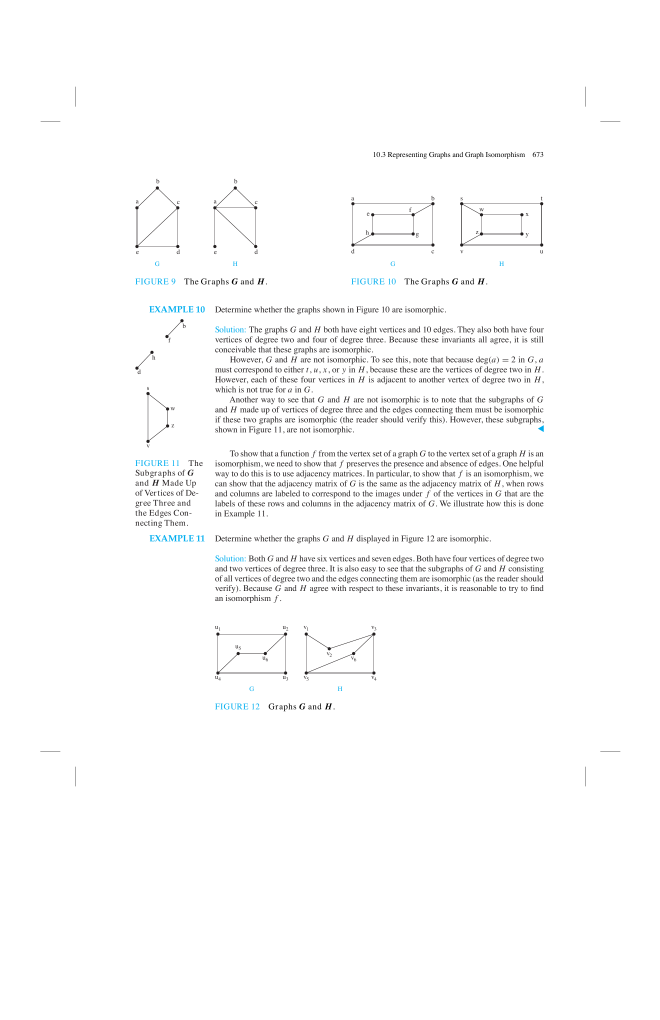
#> input picture 课件笔记-staging/离散数学第十章-整理记录/read/hi-033.png, 1980 x 3060 px, found by its file name (shown at 1/3 size); its folder holds 4 pictures in this run
$ python crop_figures.py
#> lines starting #> are read from the running program, lines starting #| are printed output that depends on the picture
from pathlib import Path
from PIL import Image,ImageDraw
import subprocess,json
w=Path('/private/tmp/discrete-c10');out=w/'vault'/'离散数学'/'attachments'
specs=[
('C10.3-原图-同构不变量两例',33,(.03,.17,.95,.30)),
('C10.4-原图-连通与分量',42,(.17,.17,.90,.32)),
('C10.4-原图-圈与同构两例',47,(.30,.58,.84,.715)),
('C10.5-原图-欧拉有向无向六例',54,(.03,.59,.92,.72)),
('C10.5-原图-欧拉路径三例',58,(.18,.17,.93,.272)),
('C10.5-原图-十二面体环游',59,(.30,.17,.90,.295)),
('C10.5-原图-哈密顿路径三例',59,(.30,.445,.89,.565)),
('C10.1-原图-模块依赖与程序先序',7,(.17,.565,.88,.72)),
('C10.2-原图-邻域与度两例',12,(.18,.43,.84,.55)),
('C10.2-原图-员工与任务匹配',19,(.19,.17,.84,.275)),
('C10.4-原图-连通度五例',43,(.315,.405,.79,.71)),
('C10.5-原图-七桥与多重图',53,(.14,.57,.86,.73)),
('C10.5-原图-弯刀欧拉回路',57,(.30,.17,.68,.265)),
('C10.5-原图-旋转编码与Gray码',63,(.17,.155,.90,.48)),
('C10.6-原图-航线三种权重',68,(.15,.17,.89,.555)),
('C10.6-原图-网络三种权重',69,(.03,.17,.80,.48)),
('C10.6-原图-Dijkstra逐步标签',73,(.03,.17,.96,.44)),
('C10.7-原图-K4与Q3的平面表示',79,(.03,.17,.92,.29)),
('C10.7-原图-同胚细分三例',83,(.24,.17,.94,.26)),
('C10.7-原图-K5细分障碍',84,(.17,.17,.88,.295)),
('C10.7-原图-Petersen细分障碍',85,(.14,.17,.91,.30)),
('C10.8-原图-地图与对偶图',87,(.31,.17,.70,.26)),
('C10.8-原图-地图对应的对偶图',87,(.31,.56,.71,.66)),
('C10.8-原图-加边改变色数',89,(.23,.17,.89,.30))]
for n,p,box in specs:
 rendered=w/'read'/f'hi-{p:03}.png'
 if not rendered.exists():
  subprocess.run(['pdftoppm','-f',str(p),'-l',str(p),'-r','180','-singlefile','-png',str(w/'source'/'第十章.pdf'),str(rendered.with_suffix(''))],check=True,stdout=subprocess.DEVNULL,stderr=subprocess.DEVNULL)
 im=Image.open(rendered);width,height=im.size
#> further down, im is the input picture: PIL image 1980x3060 RGB; mean R, G, B 250.9, 251, 251.1
#> after `width, height = im.size`: width = 1980; height = 3060
 im.crop(tuple(int(f*x) for f,x in zip(box,[width,height,width,height]))).save(out/(n+'.png'))
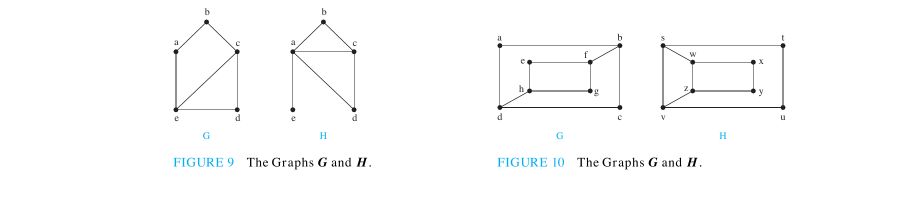
#> saved as C10.3-原图-同构不变量两例.png: PIL image 1822x398 RGB (shown at 1/2 size); mean R, G, B 251.4, 251.7, 251.9
#> (the run stopped early here; a loop or call above may not have finished)
